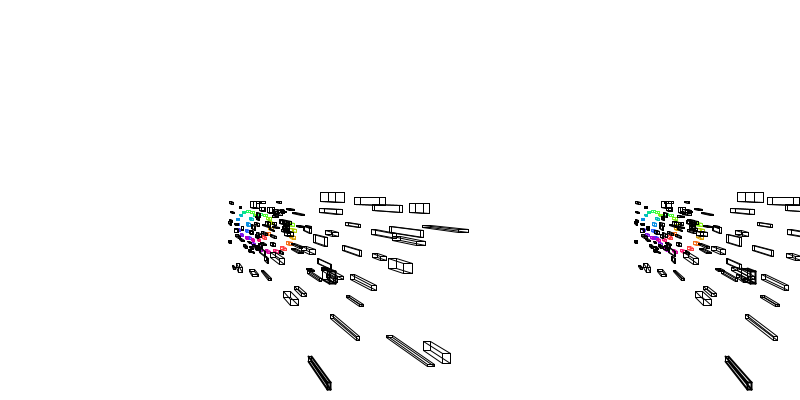
Frame 1 (no input)
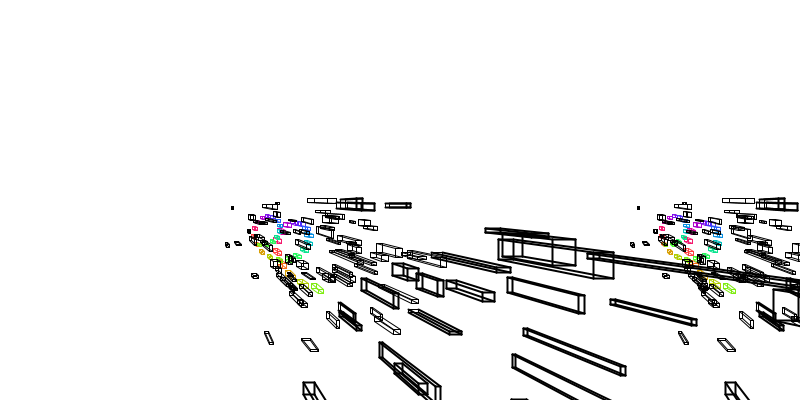
Frame 60 (the mouse pressed at the canvas centre just before this capture)
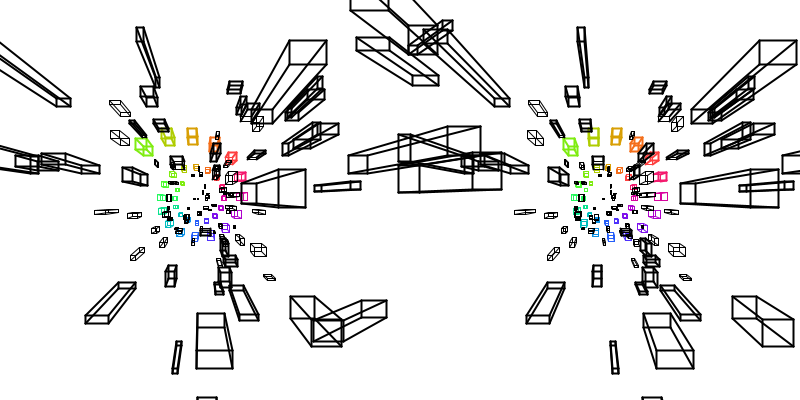
Frame 120 (the mouse held since frame 60 and released just before this capture)

The Processing sketch that drew these frames (run headless with seeded random() and noise(); from frame 60 on, the mouse is pressed at the canvas centre):

// Processing sketch: processing_152865
// ── processing_152865.pde

int mex0 = 0;
int mey0 = 0;
int mez0 = 0;

int enx0 = -100;
int eny0 = -100;
int enz0 = 500;
int enx1 = 30;
int eny1 = 30;
int enz1 = 20;

float l = 50;

int ti = 0;

int bln = 32;
int cirn = 16;
int blr = 200;
int bld = 10;

int[][] point;
int enmn = 100;

void setup() {
  size(800, 400); 
  background(255);

  point = new int[enmn][7];
  for (int i = 0; i <= enmn-1; i ++) {    
    point[i][0] = int(random(-400, 400));   
    point[i][1] = int(random(-400, 400));  
    point[i][2] = mez0 + int(random(200, 800));   
    point[i][3] = int(random(10, 50));  
    point[i][4] = int(random(10, 50));   
    point[i][5] = int(random(10, 50));
    point[i][6] = int(random(1, 3));
  }
}

void draw() {
  background(255);
  ti++;
  stroke(200);

  mex0 = 2*(mouseX-width/2);
  mey0 = -2*(mouseY-height/2);

  if (enz0-mez0 >= -300) {
    enz0 += 1;
    mez0 += 4;
  }
  else { 
    enz0 = 500+mez0;
    enx0 = int(random(-300, 300));
    eny0 = int(random(-300, 300));
  }
  for (int i = 0; i <= bln; i++) {
    stroke(127*(1+sin(2*PI*i/cirn)), 127*(1+sin(PI*2/3.0 + 2*PI*i/cirn)), 127*(1+sin(PI*4/3.0 + 2*PI*i/cirn)));
    dblock(int(blr*sin((enz0 + i*bld)*2*PI/(cirn*bld))), int(blr*cos((enz0 + i*bld)*2*PI/(cirn*bld))), enz0 + i*bld, enx1, eny1, enz1, mex0, mey0, mez0, l);
  }

  for (int i = 0; i <= enmn-1; i ++) {    
    point[i][2] -= point[i][6];
    stroke(0);
    dblock(point[i][0], point[i][1], point[i][2], point[i][3], point[i][4], point[i][5], mex0, mey0, mez0, l);
    if (point[i][2] < (mez0 + l)) {  
      point[i][0] = int(random(-400, 400));   
      point[i][1] = int(random(-400, 400));  
      point[i][2] = mez0 + int(random(200, 800));   
      point[i][3] = int(random(10, 50));  
      point[i][4] = int(random(10, 50)); 
      point[i][5] = int(random(10, 50));
      point[i][6] = int(random(1, 3));
    }
  }

}

void dblock(int x0, int y0, int z0, int x1, int y1, int z1, int mex, int mey, int mez, float l) {
  dline(x0, y0, z0, x0+x1, y0, z0, mex, mey, mez, l);
  dline(x0+x1, y0, z0, x0+x1, y0+y1, z0, mex, mey, mez, l);
  dline(x0, y0+y1, z0, x0+x1, y0+y1, z0, mex, mey, mez, l);
  dline(x0, y0, z0, x0, y0+y1, z0, mex, mey, mez, l);

  dline(x0, y0, z0, x0, y0, z0+z1, mex, mey, mez, l);
  dline(x0+x1, y0, z0, x0+x1, y0, z0+z1, mex, mey, mez, l);
  dline(x0, y0+y1, z0, x0, y0+y1, z0+z1, mex, mey, mez, l);
  dline(x0+x1, y0+y1, z0, x0+x1, y0+y1, z0+z1, mex, mey, mez, l);

  dline(x0, y0, z0+z1, x0+x1, y0, z0+z1, mex, mey, mez, l);
  dline(x0+x1, y0, z0+z1, x0+x1, y0+y1, z0+z1, mex, mey, mez, l);
  dline(x0, y0+y1, z0+z1, x0+x1, y0+y1, z0+z1, mex, mey, mez, l);
  dline(x0, y0, z0+z1, x0, y0+y1, z0+z1, mex, mey, mez, l);
}

void dline(int dx1, int dy1, int dz1, int dx2, int dy2, int dz2, int mex, int mey, int mez, float dl) {
  int dis = 40;
  if (dz1-(mez+dl) < 150 || dz2-(mez+dl) < 150) strokeWeight(2);
  else strokeWeight(1);
  if (dz1>(mez+dl) || dz2>(mez+dl)) line(width/4 + (dl*(dx1 - mex - dis)/(dz1 - mez)), height/2 - (dl*(dy1 - mey)/(dz1 - mez)), width/4 + (dl*(dx2 - mex - dis)/(dz2 - mez)), height/2 - (dl*(dy2 - mey)/(dz2 - mez)));
  if (dz1>(mez+dl) || dz2>(mez+dl))line(width*3/4 + (dl*(dx1 - mex + dis)/(dz1 - mez)), height/2 - (dl*(dy1 - mey)/(dz1 - mez)), width*3/4 + (dl*(dx2 - mex + dis)/(dz2 - mez)), height/2 - (dl*(dy2 - mey)/(dz2 - mez)));
}
